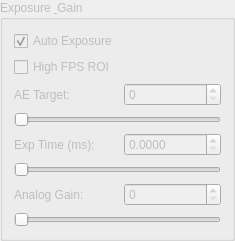
          <widget class="QGroupBox" name="controls_group">
           <property name="enabled">
            <bool>false</bool>
           </property>
           <property name="title">
            <string>Exposure &amp; Gain</string>
           </property>
           <layout class="QFormLayout" name="controls_layout">
            <item row="0" column="0">
             <widget class="QCheckBox" name="chk_auto_exposure">
              <property name="text">
               <string>Auto Exposure</string>
              </property>
              <property name="checked">
               <bool>true</bool>
              </property>
             </widget>
            </item>
            <item row="1" column="0">
             <widget class="QCheckBox" name="chk_roi">
              <property name="text">
               <string>High FPS ROI</string>
              </property>
             </widget>
            </item>
            <item row="2" column="0">
             <widget class="QLabel" name="label_ae_target">
              <property name="text">
               <string>AE Target:</string>
              </property>
             </widget>
            </item>
            <item row="2" column="1">
             <widget class="QSpinBox" name="spin_ae_target">
              <property name="maximum">
               <number>255</number>
              </property>
             </widget>
            </item>
            <item row="3" column="0" colspan="2">
             <widget class="QSlider" name="slider_ae_target">
              <property name="orientation">
               <enum>Qt::Horizontal</enum>
              </property>
             </widget>
            </item>
            <item row="4" column="0">
             <widget class="QLabel" name="label_exposure_time">
              <property name="text">
               <string>Exp Time (ms):</string>
              </property>
             </widget>
            </item>
            <item row="4" column="1">
             <widget class="QDoubleSpinBox" name="spin_exposure_time">
              <property name="enabled">
               <bool>false</bool>
              </property>
              <property name="decimals">
               <number>4</number>
              </property>
              <property name="maximum">
               <double>100000.000000000000000</double>
              </property>
             </widget>
            </item>
            <item row="5" column="0" colspan="2">
             <widget class="QSlider" name="slider_exposure">
              <property name="enabled">
               <bool>false</bool>
              </property>
              <property name="maximum">
               <number>10000</number>
              </property>
              <property name="orientation">
               <enum>Qt::Horizontal</enum>
              </property>
             </widget>
            </item>
            <item row="6" column="0">
             <widget class="QLabel" name="label_gain">
              <property name="text">
               <string>Analog Gain:</string>
              </property>
             </widget>
            </item>
            <item row="6" column="1">
             <widget class="QSpinBox" name="spin_gain">
              <property name="maximum">
               <number>1000</number>
              </property>
             </widget>
            </item>
            <item row="7" column="0" colspan="2">
             <widget class="QSlider" name="slider_gain">
              <property name="orientation">
               <enum>Qt::Horizontal</enum>
              </property>
             </widget>
            </item>
           </layout>
          </widget>
